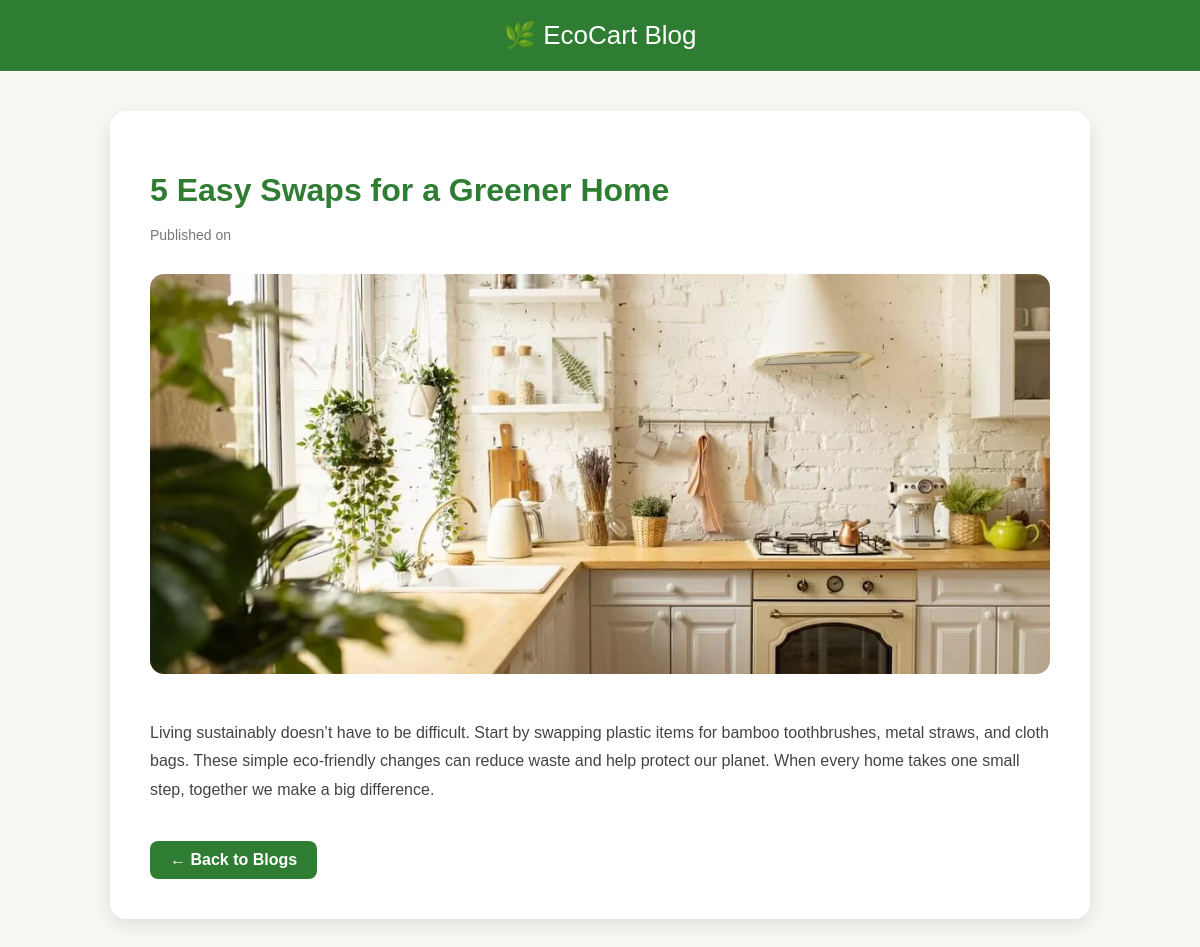
Page /blog-detail/2/ on the committed database.
### app/models.py (models this page shows, shortened)
class Blog(models.Model):
    title = models.CharField(max_length=200)
    image = models.ImageField(upload_to='blog_images/', null=True, blank=True)
    author = models.CharField(max_length=100, default='EcoCart Team')
    date = models.DateField(auto_now_add=True)
    content = models.TextField()

### app/views.py (the view)
# urls.py: path('blog-detail/<int:blog_id>/', views.blog_detail, name='blog_detail'),
def blog_detail(request, blog_id):
    blog = get_object_or_404(Blog, id=blog_id)
    return render(request, 'blog_detail.html', {'blog': blog})

### templates/blog_detail.html (shortened to what this page needs)
<!DOCTYPE html>
<html lang="en">
<head>
</head>
<body>
    <header>🌿 EcoCart Blog</header>
    <div class="container">
        <h1>{{ blog.title }}</h1>
        <p class="date">Published on {{ blog.created_at|date:"F d, Y" }}</p>
        {% if blog.image %}
        <img src="{{ blog.image.url }}" alt="{{ blog.title }}">
        {% endif %}
        <p>{{ blog.content }}</p>
        <a href="{% url 'blog_list' %}" class="back">← Back to Blogs</a>
    </div>
</body>
</html>

### templates/blog_detail.html (style rules this page uses)
body { font-family: "Poppins", sans-serif; margin: 0; background: #f5f8f3; color: #333; }
header { background-color: #2e7d32; color: white; text-align: center; padding: 20px; font-size: 26px; }
.container { max-width: 900px; margin: 40px auto; background: white; padding: 40px; border-radius: 16px; box-shadow: 0 6px 20px rgba(0, 0, 0, 0.1); }
h1 { color: #2e7d32; font-size: 32px; margin-bottom: 10px; }
.date { color: #777; font-size: 14px; margin-bottom: 25px; }
img { width: 100%; border-radius: 14px; margin-bottom: 25px; max-height: 400px; object-fit: cover; }
p { line-height: 1.8; font-size: 16px; color: #444; }
.back { display: inline-block; margin-top: 20px; text-decoration: none; color: white; background-color: #2e7d32; padding: 10px 20px; border-radius: 8px; font-weight: 600; }

### rows in the picture
Blog: title "5 Easy Swaps for a Greener Home", image (picture), content "Living sustainably doesn’t have to be difficult. Start by swapping plastic items for bamboo toothbrushes, metal straws, and cloth bags. These simple eco-friendly changes can reduce waste and help protect our planet. When every home takes one small step, together we make a big difference."
